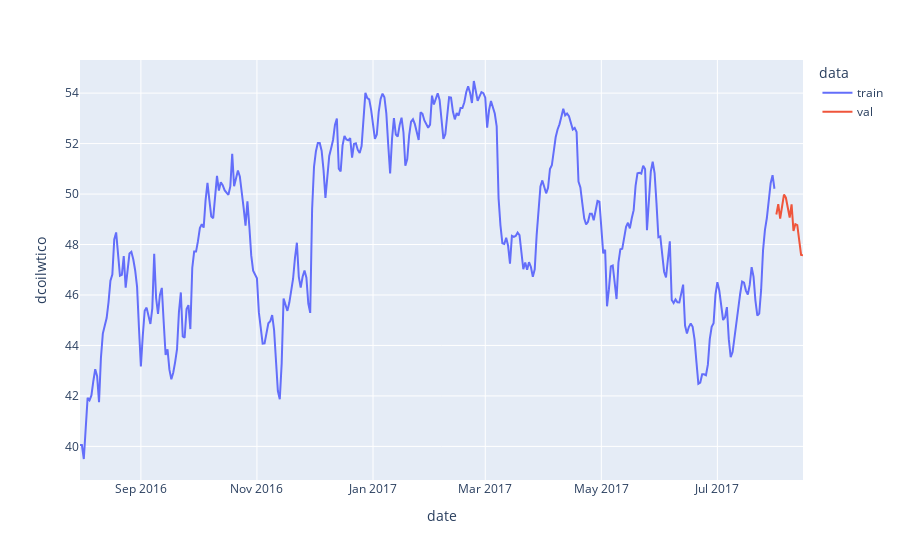

Notebook source saved alongside this figure:
### Code cell
px.line(data_frame=pd.concat([train_oil.assign(data='train'), val_oil.assign(data='val')]), 
        x='date', y='dcoilwtico', color='data')

### Figure 1 — Plotly figure (JSON) as saved in the notebook; plotly's stock layout.template omitted (floating-point values rounded to 4 significant figures; data arrays with more than 128 entries replaced by an {"elided": "..."} marker saying what was removed)
{"data": [{"hovertemplate": "data=train<br>date=%{x}<br>dcoilwtico=%{y}<extra></extra>", "legendgroup": "train", "line": {"color": "#636efa", "dash": "solid"}, "marker": {"symbol": "circle"}, "mode": "lines", "name": "train", "orientation": "v", "showlegend": true, "type": "scatter", "x": {"elided": "366 str values"}, "xaxis": "x", "y": {"elided": "366 float values"}, "yaxis": "y"}, {"hovertemplate": "data=val<br>date=%{x}<br>dcoilwtico=%{y}<extra></extra>", "legendgroup": "val", "line": {"color": "#EF553B", "dash": "solid"}, "marker": {"symbol": "circle"}, "mode": "lines", "name": "val", "orientation": "v", "showlegend": true, "type": "scatter", "x": ["2017-08-01T00:00:00", "2017-08-02T00:00:00", "2017-08-03T00:00:00", "2017-08-04T00:00:00", "2017-08-05T00:00:00", "2017-08-06T00:00:00", "2017-08-07T00:00:00", "2017-08-08T00:00:00", "2017-08-09T00:00:00", "2017-08-10T00:00:00", "2017-08-11T00:00:00", "2017-08-12T00:00:00", "2017-08-13T00:00:00", "2017-08-14T00:00:00", "2017-08-15T00:00:00"], "xaxis": "x", "y": [49.19, 49.6, 49.03, 49.57, 49.98, 49.85, 49.37, 49.07, 49.59, 48.54, 48.81, 48.77, 48.18, 47.59, 47.57], "yaxis": "y"}], "layout": {"legend": {"title": {"text": "data"}, "tracegroupgap": 0}, "margin": {"t": 60}, "xaxis": {"anchor": "y", "domain": [0, 1], "title": {"text": "date"}}, "yaxis": {"anchor": "x", "domain": [0, 1], "title": {"text": "dcoilwtico"}}}}
